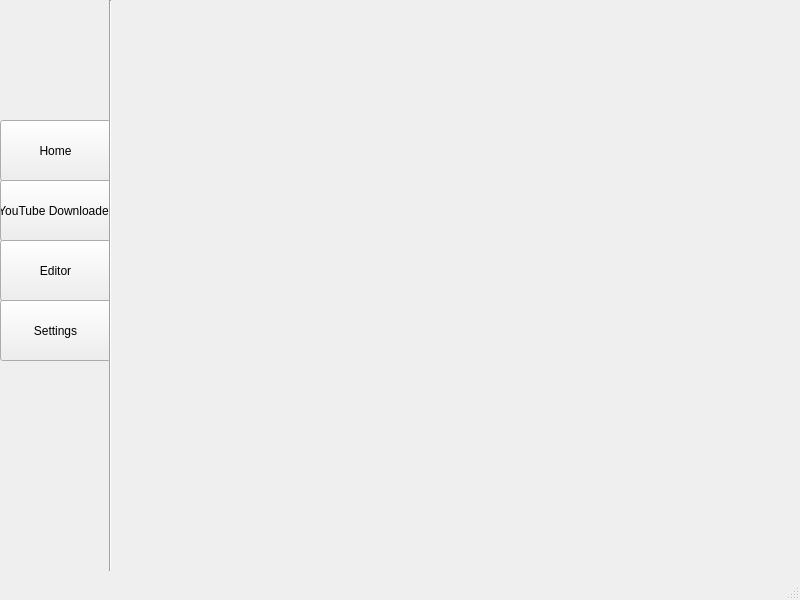
<?xml version="1.0" encoding="UTF-8"?>
<ui version="4.0">
 <class>Settings_Window</class>
 <widget class="QMainWindow" name="Settings_Window">
  <property name="geometry">
   <rect>
    <x>0</x>
    <y>0</y>
    <width>800</width>
    <height>600</height>
   </rect>
  </property>
  <property name="windowTitle">
   <string>MainWindow</string>
  </property>
  <widget class="QWidget" name="centralwidget">
   <widget class="QPushButton" name="Home_push">
    <property name="geometry">
     <rect>
      <x>0</x>
      <y>120</y>
      <width>111</width>
      <height>61</height>
     </rect>
    </property>
    <property name="text">
     <string>Home</string>
    </property>
   </widget>
   <widget class="QPushButton" name="YTdown_push">
    <property name="geometry">
     <rect>
      <x>0</x>
      <y>180</y>
      <width>111</width>
      <height>61</height>
     </rect>
    </property>
    <property name="text">
     <string>YouTube Downloader</string>
    </property>
   </widget>
   <widget class="QPushButton" name="Settings_push">
    <property name="geometry">
     <rect>
      <x>0</x>
      <y>300</y>
      <width>111</width>
      <height>61</height>
     </rect>
    </property>
    <property name="text">
     <string>Settings</string>
    </property>
   </widget>
   <widget class="QPushButton" name="Editor_push">
    <property name="geometry">
     <rect>
      <x>0</x>
      <y>240</y>
      <width>111</width>
      <height>61</height>
     </rect>
    </property>
    <property name="text">
     <string>Editor</string>
    </property>
   </widget>
   <widget class="Line" name="line">
    <property name="geometry">
     <rect>
      <x>100</x>
      <y>0</y>
      <width>20</width>
      <height>571</height>
     </rect>
    </property>
    <property name="orientation">
     <enum>Qt::Vertical</enum>
    </property>
   </widget>
  </widget>
  <widget class="QStatusBar" name="statusbar"/>
 </widget>
 <resources/>
 <connections/>
</ui>
